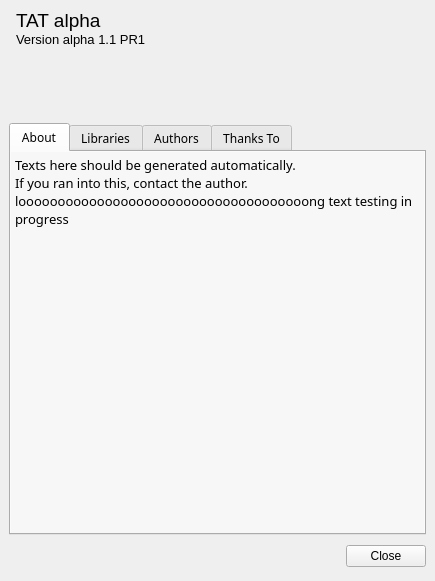
<?xml version="1.0" encoding="UTF-8"?>
<ui version="4.0">
 <class>AboutInterface</class>
 <widget class="QMainWindow" name="AboutInterface">
  <property name="geometry">
   <rect>
    <x>0</x>
    <y>0</y>
    <width>435</width>
    <height>581</height>
   </rect>
  </property>
  <property name="windowTitle">
   <string>MainWindow</string>
  </property>
  <widget class="QWidget" name="centralwidget">
   <layout class="QVBoxLayout" name="verticalLayout_3">
    <item>
     <layout class="QHBoxLayout" name="horizontalLayout">
      <property name="spacing">
       <number>0</number>
      </property>
      <item>
       <widget class="QLabel" name="LogoLabel">
        <property name="sizePolicy">
         <sizepolicy hsizetype="Fixed" vsizetype="Fixed">
          <horstretch>0</horstretch>
          <verstretch>0</verstretch>
         </sizepolicy>
        </property>
        <property name="text">
         <string/>
        </property>
        <property name="pixmap">
         <pixmap resource="resources.qrc">:/pics/resources/pics/Beacon.png</pixmap>
        </property>
       </widget>
      </item>
      <item>
       <layout class="QVBoxLayout" name="verticalLayout_2">
        <item>
         <layout class="QVBoxLayout" name="verticalLayout">
          <property name="spacing">
           <number>0</number>
          </property>
          <item>
           <widget class="QLabel" name="TATLabel">
            <property name="sizePolicy">
             <sizepolicy hsizetype="Fixed" vsizetype="Fixed">
              <horstretch>0</horstretch>
              <verstretch>0</verstretch>
             </sizepolicy>
            </property>
            <property name="font">
             <font>
              <pointsize>14</pointsize>
             </font>
            </property>
            <property name="text">
             <string>TAT alpha</string>
            </property>
           </widget>
          </item>
          <item>
           <widget class="QLabel" name="VersionLabel">
            <property name="sizePolicy">
             <sizepolicy hsizetype="Fixed" vsizetype="Fixed">
              <horstretch>0</horstretch>
              <verstretch>0</verstretch>
             </sizepolicy>
            </property>
            <property name="font">
             <font>
              <pointsize>10</pointsize>
             </font>
            </property>
            <property name="text">
             <string>Version alpha 1.1 PR1</string>
            </property>
           </widget>
          </item>
         </layout>
        </item>
        <item>
         <spacer name="verticalSpacer">
          <property name="orientation">
           <enum>Qt::Vertical</enum>
          </property>
          <property name="sizeType">
           <enum>QSizePolicy::Fixed</enum>
          </property>
          <property name="sizeHint" stdset="0">
           <size>
            <width>20</width>
            <height>70</height>
           </size>
          </property>
         </spacer>
        </item>
       </layout>
      </item>
      <item>
       <spacer name="horizontalSpacer_2">
        <property name="orientation">
         <enum>Qt::Horizontal</enum>
        </property>
        <property name="sizeHint" stdset="0">
         <size>
          <width>40</width>
          <height>20</height>
         </size>
        </property>
       </spacer>
      </item>
     </layout>
    </item>
    <item>
     <widget class="QTabWidget" name="MainTab">
      <property name="font">
       <font>
        <family>微软雅黑</family>
       </font>
      </property>
      <property name="currentIndex">
       <number>0</number>
      </property>
      <widget class="QWidget" name="AboutTab">
       <attribute name="title">
        <string>About</string>
       </attribute>
       <layout class="QGridLayout" name="gridLayout">
        <property name="leftMargin">
         <number>0</number>
        </property>
        <property name="topMargin">
         <number>0</number>
        </property>
        <property name="rightMargin">
         <number>0</number>
        </property>
        <property name="bottomMargin">
         <number>0</number>
        </property>
        <property name="spacing">
         <number>0</number>
        </property>
        <item row="0" column="0">
         <widget class="QTextBrowser" name="AboutDisplay">
          <property name="palette">
           <palette>
            <active>
             <colorrole role="Light">
              <brush brushstyle="SolidPattern">
               <color alpha="255">
                <red>255</red>
                <green>255</green>
                <blue>255</blue>
               </color>
              </brush>
             </colorrole>
             <colorrole role="Base">
              <brush brushstyle="SolidPattern">
               <color alpha="255">
                <red>247</red>
                <green>247</green>
                <blue>247</blue>
               </color>
              </brush>
             </colorrole>
            </active>
            <inactive>
             <colorrole role="Light">
              <brush brushstyle="SolidPattern">
               <color alpha="255">
                <red>255</red>
                <green>255</green>
                <blue>255</blue>
               </color>
              </brush>
             </colorrole>
             <colorrole role="Base">
              <brush brushstyle="SolidPattern">
               <color alpha="255">
                <red>247</red>
                <green>247</green>
                <blue>247</blue>
               </color>
              </brush>
             </colorrole>
            </inactive>
            <disabled>
             <colorrole role="Light">
              <brush brushstyle="SolidPattern">
               <color alpha="255">
                <red>255</red>
                <green>255</green>
                <blue>255</blue>
               </color>
              </brush>
             </colorrole>
             <colorrole role="Base">
              <brush brushstyle="SolidPattern">
               <color alpha="255">
                <red>244</red>
                <green>244</green>
                <blue>244</blue>
               </color>
              </brush>
             </colorrole>
            </disabled>
           </palette>
          </property>
          <property name="autoFillBackground">
           <bool>true</bool>
          </property>
          <property name="frameShape">
           <enum>QFrame::NoFrame</enum>
          </property>
          <property name="frameShadow">
           <enum>QFrame::Plain</enum>
          </property>
          <property name="html">
           <string>&lt;!DOCTYPE HTML PUBLIC &quot;-//W3C//DTD HTML 4.0//EN&quot; &quot;http://www.w3.org/TR/REC-html40/strict.dtd&quot;&gt;
&lt;html&gt;&lt;head&gt;&lt;meta name=&quot;qrichtext&quot; content=&quot;1&quot; /&gt;&lt;style type=&quot;text/css&quot;&gt;
p, li { white-space: pre-wrap; }
&lt;/style&gt;&lt;/head&gt;&lt;body style=&quot; font-family:'微软雅黑'; font-size:9pt; font-weight:400; font-style:normal;&quot;&gt;
&lt;p style=&quot; margin-top:0px; margin-bottom:0px; margin-left:0px; margin-right:0px; -qt-block-indent:0; text-indent:0px;&quot;&gt;&lt;span style=&quot; font-family:'Noto Sans'; font-size:10pt;&quot;&gt;Texts here should be generated automatically.&lt;/span&gt;&lt;/p&gt;
&lt;p style=&quot; margin-top:0px; margin-bottom:0px; margin-left:0px; margin-right:0px; -qt-block-indent:0; text-indent:0px;&quot;&gt;&lt;span style=&quot; font-family:'Noto Sans'; font-size:10pt;&quot;&gt;If you ran into this, contact the author.&lt;/span&gt;&lt;/p&gt;
&lt;p style=&quot; margin-top:0px; margin-bottom:0px; margin-left:0px; margin-right:0px; -qt-block-indent:0; text-indent:0px;&quot;&gt;&lt;span style=&quot; font-family:'Noto Sans'; font-size:10pt;&quot;&gt;looooooooooooooooooooooooooooooooooooong text testing in progress&lt;/span&gt;&lt;/p&gt;&lt;/body&gt;&lt;/html&gt;</string>
          </property>
          <property name="openExternalLinks">
           <bool>true</bool>
          </property>
         </widget>
        </item>
       </layout>
      </widget>
      <widget class="QWidget" name="LibrariesTab">
       <attribute name="title">
        <string>Libraries</string>
       </attribute>
       <layout class="QGridLayout" name="gridLayout_2">
        <property name="leftMargin">
         <number>0</number>
        </property>
        <property name="topMargin">
         <number>0</number>
        </property>
        <property name="rightMargin">
         <number>0</number>
        </property>
        <property name="bottomMargin">
         <number>0</number>
        </property>
        <property name="spacing">
         <number>0</number>
        </property>
        <item row="0" column="0">
         <widget class="QTextBrowser" name="LibrariesDisplay">
          <property name="palette">
           <palette>
            <active>
             <colorrole role="Base">
              <brush brushstyle="SolidPattern">
               <color alpha="255">
                <red>247</red>
                <green>247</green>
                <blue>247</blue>
               </color>
              </brush>
             </colorrole>
            </active>
            <inactive>
             <colorrole role="Base">
              <brush brushstyle="SolidPattern">
               <color alpha="255">
                <red>247</red>
                <green>247</green>
                <blue>247</blue>
               </color>
              </brush>
             </colorrole>
            </inactive>
            <disabled>
             <colorrole role="Base">
              <brush brushstyle="SolidPattern">
               <color alpha="255">
                <red>244</red>
                <green>244</green>
                <blue>244</blue>
               </color>
              </brush>
             </colorrole>
            </disabled>
           </palette>
          </property>
          <property name="autoFillBackground">
           <bool>true</bool>
          </property>
          <property name="frameShape">
           <enum>QFrame::NoFrame</enum>
          </property>
          <property name="frameShadow">
           <enum>QFrame::Plain</enum>
          </property>
          <property name="html">
           <string>&lt;!DOCTYPE HTML PUBLIC &quot;-//W3C//DTD HTML 4.0//EN&quot; &quot;http://www.w3.org/TR/REC-html40/strict.dtd&quot;&gt;
&lt;html&gt;&lt;head&gt;&lt;meta name=&quot;qrichtext&quot; content=&quot;1&quot; /&gt;&lt;style type=&quot;text/css&quot;&gt;
p, li { white-space: pre-wrap; }
&lt;/style&gt;&lt;/head&gt;&lt;body style=&quot; font-family:'微软雅黑'; font-size:9pt; font-weight:400; font-style:normal;&quot;&gt;
&lt;p style=&quot; margin-top:0px; margin-bottom:0px; margin-left:0px; margin-right:0px; -qt-block-indent:0; text-indent:0px;&quot;&gt;&lt;span style=&quot; font-family:'Noto Sans'; font-size:10pt;&quot;&gt;Texts here should be generated automatically.&lt;/span&gt;&lt;/p&gt;
&lt;p style=&quot; margin-top:0px; margin-bottom:0px; margin-left:0px; margin-right:0px; -qt-block-indent:0; text-indent:0px;&quot;&gt;&lt;span style=&quot; font-family:'Noto Sans'; font-size:10pt;&quot;&gt;If you ran into this, contact the author.&lt;/span&gt;&lt;/p&gt;&lt;/body&gt;&lt;/html&gt;</string>
          </property>
         </widget>
        </item>
       </layout>
      </widget>
      <widget class="QWidget" name="AuthorsTab">
       <property name="autoFillBackground">
        <bool>true</bool>
       </property>
       <attribute name="title">
        <string>Authors</string>
       </attribute>
       <layout class="QGridLayout" name="gridLayout_3">
        <property name="leftMargin">
         <number>2</number>
        </property>
        <property name="topMargin">
         <number>2</number>
        </property>
        <property name="rightMargin">
         <number>2</number>
        </property>
        <property name="bottomMargin">
         <number>2</number>
        </property>
        <property name="spacing">
         <number>2</number>
        </property>
        <item row="0" column="0">
         <layout class="QFormLayout" name="AuthorsLayout"/>
        </item>
       </layout>
      </widget>
      <widget class="QWidget" name="ThanksTab">
       <attribute name="title">
        <string>Thanks To</string>
       </attribute>
       <layout class="QGridLayout" name="gridLayout_4">
        <property name="leftMargin">
         <number>2</number>
        </property>
        <property name="topMargin">
         <number>2</number>
        </property>
        <property name="rightMargin">
         <number>2</number>
        </property>
        <property name="bottomMargin">
         <number>2</number>
        </property>
        <property name="spacing">
         <number>2</number>
        </property>
        <item row="0" column="0">
         <layout class="QFormLayout" name="ThanksLayout"/>
        </item>
       </layout>
      </widget>
     </widget>
    </item>
    <item>
     <layout class="QHBoxLayout" name="horizontalLayout_2">
      <item>
       <spacer name="horizontalSpacer">
        <property name="orientation">
         <enum>Qt::Horizontal</enum>
        </property>
        <property name="sizeHint" stdset="0">
         <size>
          <width>363</width>
          <height>31</height>
         </size>
        </property>
       </spacer>
      </item>
      <item>
       <widget class="QPushButton" name="CloseButton">
        <property name="text">
         <string>Close</string>
        </property>
        <property name="icon">
         <iconset resource="resources.qrc">
          <normaloff>:/pics/resources/pics/emblems/emblem-unreadable.png</normaloff>:/pics/resources/pics/emblems/emblem-unreadable.png</iconset>
        </property>
        <property name="checkable">
         <bool>false</bool>
        </property>
        <property name="checked">
         <bool>false</bool>
        </property>
        <property name="flat">
         <bool>false</bool>
        </property>
       </widget>
      </item>
     </layout>
    </item>
   </layout>
  </widget>
  <widget class="QMenuBar" name="menubar">
   <property name="geometry">
    <rect>
     <x>0</x>
     <y>0</y>
     <width>435</width>
     <height>26</height>
    </rect>
   </property>
  </widget>
 </widget>
 <resources>
  <include location="resources.qrc"/>
 </resources>
 <connections/>
</ui>
